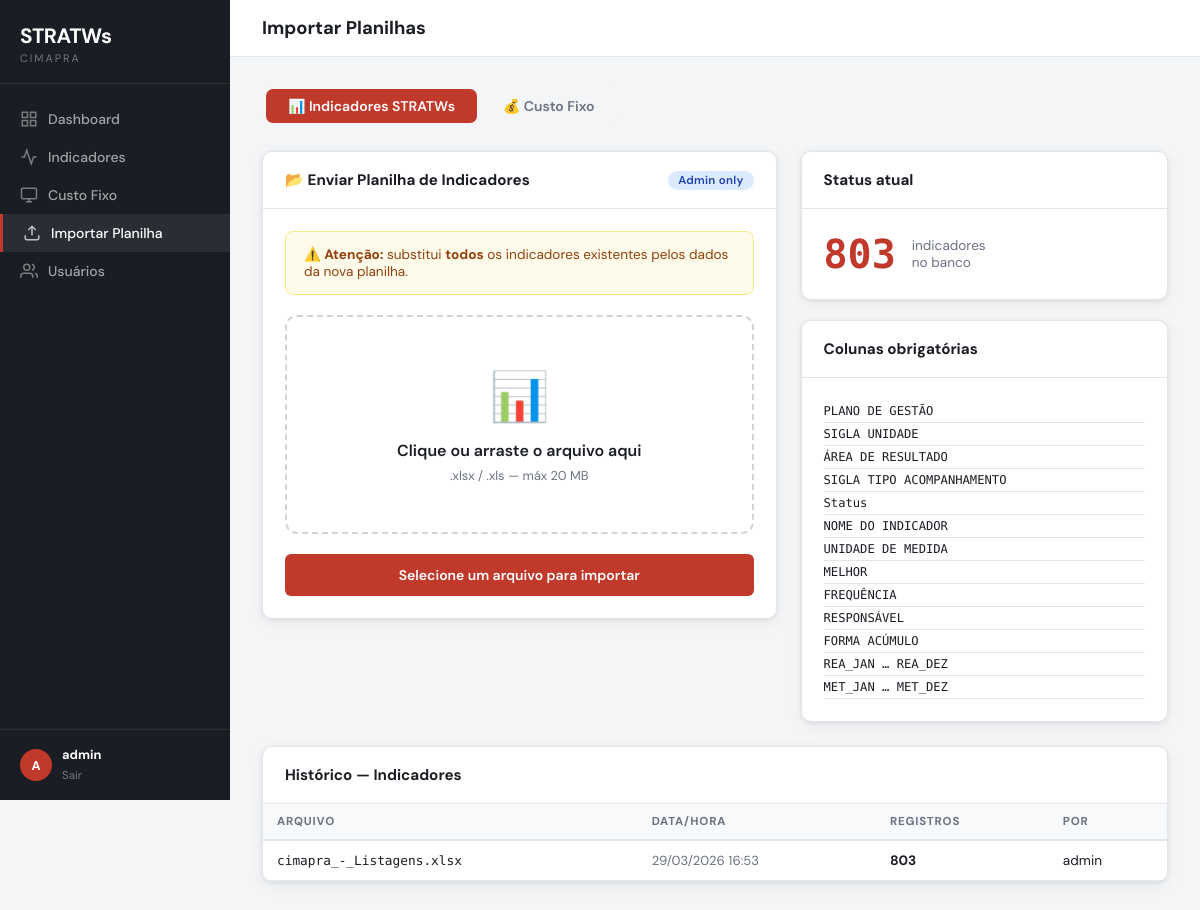
Screenshot of /admin/importar (signed in) with the database file from the repository.
### app.py (models this page shows)
class ImportLog(db.Model):
    id          = db.Column(db.Integer, primary_key=True)
    tipo        = db.Column(db.String(20), default="indicadores")  # indicadores | custo
    filename    = db.Column(db.String(200))
    imported_at = db.Column(db.DateTime, server_default=db.func.now())
    total       = db.Column(db.Integer, default=0)
    imported_by = db.Column(db.String(80))

### app.py (the view, shortened to what this page needs)
@app.route("/admin/importar", methods=["GET", "POST"])
@admin_required
def admin_importar():
    logs_ind = ImportLog.query.filter_by(tipo="indicadores").order_by(ImportLog.imported_at.desc()).limit(10).all()
    return render_template("admin_importar.html",
        logs_ind=logs_ind,
        total_ind=Indicador.query.count(),
        total_custo=CustoFixo.query.count(),
        username=session.get("username"), is_admin=True)

### app.py (called while the page is built)
def admin_required(f):
    @wraps(f)
    def decorated(*args, **kwargs):
        if "user_id" not in session:
            return redirect(url_for("login"))
        user = User.query.get(session["user_id"])
        if not user or not user.is_admin:
            abort(403)
        return f(*args, **kwargs)
    return decorated

### templates/admin_importar.html (shortened to what this page needs)
{% extends "base.html" %}
{% block page_title %}Importar Planilhas{% endblock %}
{% block content %}
<div style="display:flex;gap:4px;margin-bottom:24px;background:#f4f5f7;padding:4px;border-radius:10px;width:fit-content">
  <button onclick="showTab('indicadores')" id="tab-indicadores"
          style="padding:8px 22px;border-radius:7px;border:none;font-family:inherit;font-size:.875rem;
                 font-weight:600;cursor:pointer;background:#c0392b;color:#fff;transition:all .2s">
    📊 Indicadores STRATWs
  </button>
  <button onclick="showTab('custo')" id="tab-custo"
          style="padding:8px 22px;border-radius:7px;border:none;font-family:inherit;font-size:.875rem;
                 font-weight:600;cursor:pointer;background:transparent;color:var(--muted);transition:all .2s">
    💰 Custo Fixo
  </button>
</div>
<div id="panel-indicadores">
  <div style="display:grid;grid-template-columns:1.4fr 1fr;gap:24px;align-items:start">
    <div class="card">
      <div class="card-header">
        <h2>📂 Enviar Planilha de Indicadores</h2>
        <span class="badge badge-blue">Admin only</span>
      </div>
      <div class="card-body">
        <div style="background:#fffbeb;border:1px solid #fde68a;border-radius:8px;padding:14px 18px;margin-bottom:20px;font-size:.85rem;color:#92400e">
          <strong>⚠️ Atenção:</strong> substitui <strong>todos</strong> os indicadores existentes pelos dados da nova planilha.
        </div>
        <form method="POST" action="{{ url_for('admin_importar') }}" enctype="multipart/form-data" id="formInd">
          <div id="dropInd" onclick="document.getElementById('fileInd').click()"
               style="border:2px dashed #d1d5db;border-radius:12px;padding:48px 24px;
                      text-align:center;cursor:pointer;transition:all .2s;margin-bottom:20px">
            <div id="iconInd" style="font-size:3rem;margin-bottom:12px">📊</div>
            <div id="txtInd" style="font-weight:600">Clique ou arraste o arquivo aqui</div>
            <div style="font-size:.8rem;color:var(--muted);margin-top:6px">.xlsx / .xls — máx 20 MB</div>
          </div>
          <button type="submit" id="btnInd" class="btn btn-primary" disabled
                  style="width:100%;justify-content:center;padding:12px">
            <span id="lblInd">Selecione um arquivo para importar</span>
          </button>
        </form>
      </div>
    </div>
    <div style="display:flex;flex-direction:column;gap:20px">
      <div class="card">
        <div class="card-header"><h2>Status atual</h2></div>
        <div class="card-body">
          <div style="display:flex;align-items:center;gap:16px">
            <div style="font-size:2.5rem;font-weight:700;font-family:'DM Mono',monospace;color:var(--red)">{{ total_ind }}</div>
            <div style="color:var(--muted);font-size:.85rem">indicadores<br>no banco</div>
          </div>
        </div>
      </div>
      <div class="card">
        <div class="card-header"><h2>Colunas obrigatórias</h2></div>
        <div class="card-body" style="font-size:.8rem">
          {% for col in ['PLANO DE GESTÃO','SIGLA UNIDADE','ÁREA DE RESULTADO','SIGLA TIPO ACOMPANHAMENTO','Status','NOME DO INDICADOR','UNIDADE DE MEDIDA','MELHOR','FREQUÊNCIA','RESPONSÁVEL','FORMA ACÚMULO','REA_JAN … REA_DEZ','MET_JAN … MET_DEZ'] %}
          <div style="padding:4px 0;border-bottom:1px solid var(--border);font-family:'DM Mono',monospace;font-size:.76rem">{{ col }}</div>
          {% endfor %}
        </div>
      </div>
    </div>
  </div>
  {% if logs_ind %}
  <div class="card" style="margin-top:24px">
    <div class="card-header"><h2>Histórico — Indicadores</h2></div>
    <div class="table-wrap">
      <table>
        <thead><tr><th>Arquivo</th><th>Data/Hora</th><th>Registros</th><th>Por</th></tr></thead>
        <tbody>
          {% for log in logs_ind %}
          <tr>
            <td style="font-family:'DM Mono',monospace;font-size:.8rem">{{ log.filename }}</td>
            <td style="color:var(--muted);font-size:.82rem">{{ log.imported_at.strftime('%d/%m/%Y %H:%M') if log.imported_at else '—' }}</td>
            <td><strong>{{ log.total }}</strong></td>
            <td>{{ log.imported_by or '—' }}</td>
          </tr>
          {% endfor %}
        </tbody>
      </table>
    </div>
  </div>
  {% endif %}
</div>
{% endblock %}

### templates/base.html (style rules this page uses)
:root { --red: #c0392b; --red2: #96281b; --bg: #f4f5f7; --card: #ffffff; --border: #e2e5ea; --text: #1a1d23; --muted: #6b7280; --green: #16a34a; --amber: #d97706; --blue: #2563eb; --radius: 10px; --shadow: 0 1px 4px rgba(0,0,0,.08), 0 4px 16px rgba(0,0,0,.05); }
*, *::before, *::after { box-sizing: border-box; margin: 0; padding: 0; }
body { font-family: 'DM Sans', sans-serif; background: var(--bg); color: var(--text); min-height: 100vh; display: flex; }
.card { background: var(--card); border: 1px solid var(--border); border-radius: var(--radius); box-shadow: var(--shadow); }
.card-header { padding: 18px 22px; border-bottom: 1px solid var(--border); display: flex; align-items: center; justify-content: space-between; }
.card-header h2 { font-size: .95rem; font-weight: 700; }
.card-body { padding: 22px; }
.table-wrap { overflow-x: auto; }
table { width: 100%; border-collapse: collapse; font-size: .85rem; }
th { text-align: left; padding: 10px 14px; background: #f8f9fb; border-bottom: 2px solid var(--border); font-size: .72rem; text-transform: uppercase; letter-spacing: .8px; color: var(--muted); }
td { padding: 11px 14px; border-bottom: 1px solid var(--border); vertical-align: middle; }
.badge { display: inline-block; padding: 2px 10px; border-radius: 20px; font-size: .72rem; font-weight: 600; letter-spacing: .3px; }
.badge-blue { background: #dbeafe; color: #1e40af; }
.btn { display: inline-flex; align-items: center; gap: 6px; padding: 8px 18px; border-radius: 6px; font-size: .875rem; font-weight: 600; cursor: pointer; border: none; font-family: inherit; text-decoration: none; transition: filter .15s, transform .1s; }
.btn-primary { background: var(--red); color: #fff; }

### rows the page displays
ImportLog: filename "cimapra_-_Listagens.xlsx", imported_at "29/03/2026 16:53", total "803", imported_by "admin"

### other values shown
{{ username[0].upper() if username else 'U' }} "A"
{{ username }} "admin"
{{ total_ind }} "803"
{{ col }} "PLANO DE GESTÃO" "SIGLA UNIDADE" "ÁREA DE RESULTADO" "SIGLA TIPO ACOMPANHAMENTO" "Status" "NOME DO INDICADOR" "UNIDADE DE MEDIDA" "MELHOR" "FREQUÊNCIA" "RESPONSÁVEL" "FORMA ACÚMULO" "REA_JAN … REA_DEZ" "MET_JAN … MET_DEZ"
